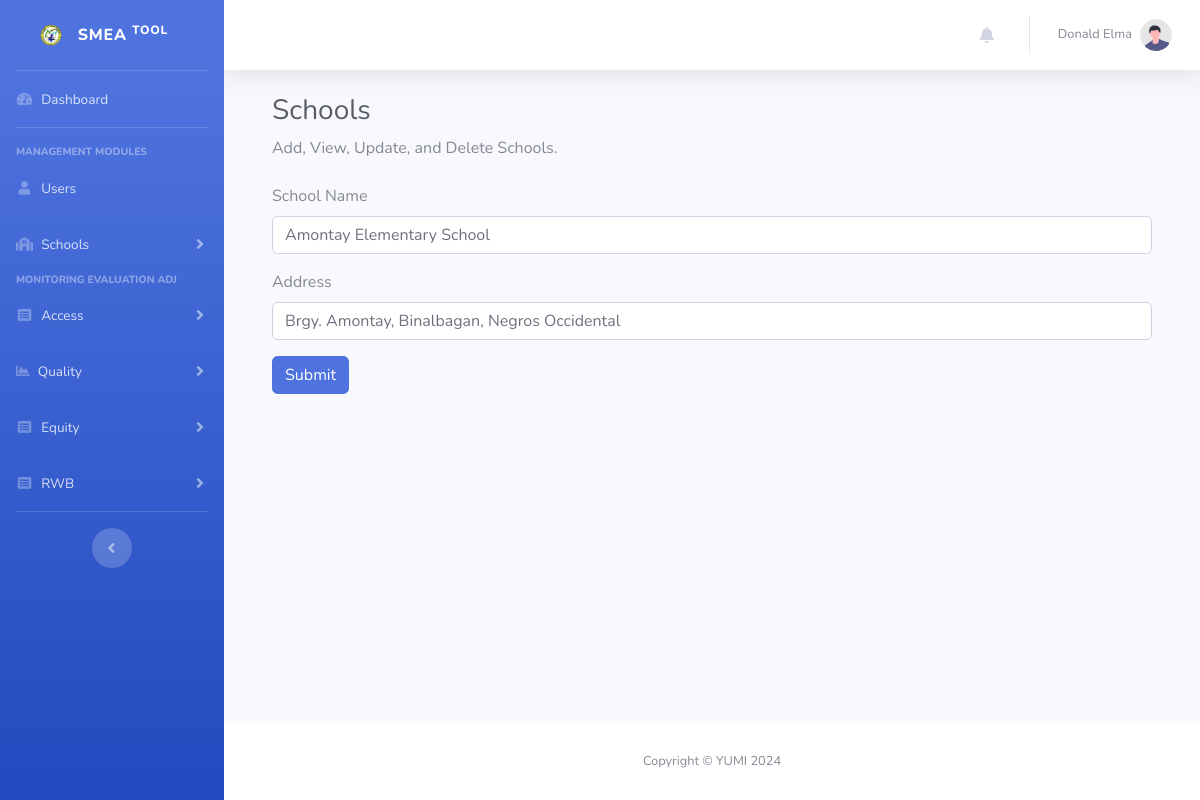
/addSchool.php?id=1&type=edit (signed in), run on the app's committed database.
### tables this page shows
CREATE TABLE IF NOT EXISTS `schools` (
  `id` int NOT NULL AUTO_INCREMENT,
  `name` text NOT NULL,
  `address` text,
  `updated_at` timestamp NULL DEFAULT CURRENT_TIMESTAMP ON UPDATE CURRENT_TIMESTAMP,
  `created_at` timestamp NULL DEFAULT CURRENT_TIMESTAMP,
  PRIMARY KEY (`id`)
);

### addSchool.php (the view, shortened to what this page needs)
<?php
require_once "connection/db.php";
include_once('header.php');
$schoolName = "";
$schoolLocation = "";
$id = (isset($_GET["id"])) ? trim($_GET["id"]) : "";
if(isset($_GET["type"]) && !empty(trim($_GET["type"]))){
    $type = trim($_GET["type"]);
    if($type == "edit"){
        $sql = "SELECT * FROM schools WHERE id = $id";
        $result = $conn->query($sql);
        if ($result->num_rows > 0) {
            $row = $result->fetch_assoc();
            $schoolName = $row['name'];
            $schoolLocation = $row['address'];
        }
    }
}
?>
<body id="page-top">
    <div id="wrapper">
        <?php include_once "sidebar.php"; ?>
        <div id="content-wrapper" class="d-flex flex-column">
            <div id="content">
                <?php include_once "navbar.php"?>
                <div class="container-fluid">
                    <div class="container-fluid">
                        <h1 class="h3 mb-2 text-gray-800">Schools</h1>
                        <p class="mb-4">Add, View, Update, and Delete Schools.</p>
                        <form action="addSchool.php" method="post">
                            <div class="form-group">
                                <label for="schoolName">School Name</label>
                                <input type="text" class="form-control" id="schoolName" name="schoolName" required value="<?php echo $schoolName;?>">
                            </div>
                            <div class="form-group">
                                <label for="schoolAddress">Address</label>
                                <input type="text" class="form-control" id="schoolAddress" name="schoolAddress" required value="<?php echo $schoolLocation;?>">
                            </div>
                            <button type="submit" class="btn btn-primary">Submit</button>
                        </form>
                    </div>
                </div>
            </div>
            <footer class="sticky-footer bg-white">
                <div class="container my-auto">
                    <div class="copyright text-center my-auto">
                        <span>Copyright &copy; YUMI 2024</span>
                    </div>
                </div>
            </footer>
        </div>
    </div>
</body>
</html>

### data on the page
schools: schoolName "Amontay Elementary School", schoolAddress "Brgy. Amontay, Binalbagan, Negros Occidental"

### other printed values
$_SESSION["fullname"] "Donald Elma"
